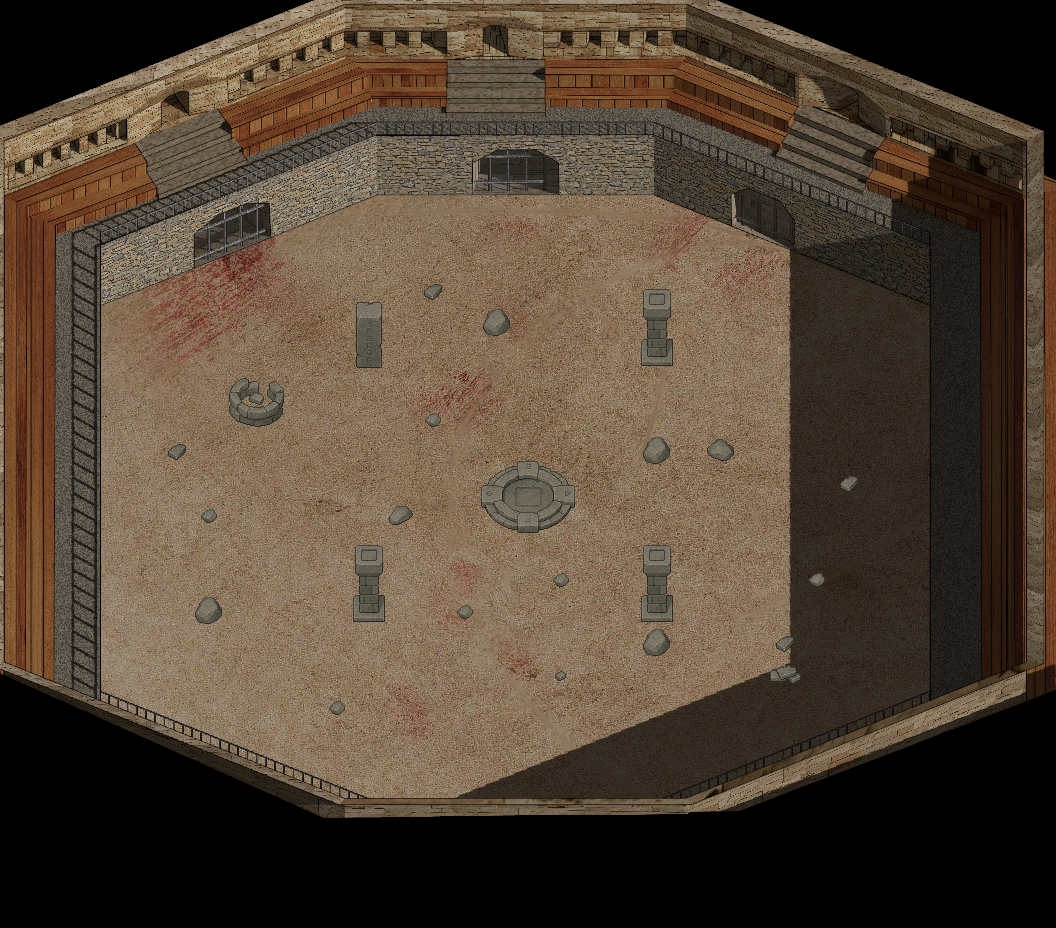

Below is a game level as drawn by its tile map, then a one-line description and the .tmx file that defines it, in full:
An orthogonal 33x29 tile map with 32x32 px tiles, 2 tile layers (fg_tile, bg_tile), 1 image layer and 32 objects (6x enemy, wall, player).

<map version="1.5" tiledversion="1.7.2" orientation="orthogonal" renderorder="right-down" width="33" height="29" tilewidth="32" tileheight="32" infinite="0" nextlayerid="7" nextobjectid="49">
 <tileset firstgid="1" source="arena.tsx" />
 <imagelayer id="2" name="bg_arena" offsetx="-189" offsety="-254">
  <image source="arena.png" width="1400" height="1219" />
 </imagelayer>
 <layer id="1" name="fg_tile" width="33" height="29" offsetx="1" offsety="19.6667">
  <data encoding="csv">
0,0,0,0,0,0,0,0,0,0,0,0,0,0,0,0,0,0,0,0,0,0,0,0,0,0,0,0,0,0,0,0,0,
0,0,0,0,0,0,0,0,0,0,0,0,0,0,0,0,0,0,0,0,0,0,0,0,0,0,0,0,0,0,0,0,0,
0,0,0,0,0,0,0,0,0,0,0,0,0,0,0,0,0,0,0,0,0,0,0,0,0,0,0,0,0,0,0,0,0,
0,0,0,0,0,0,0,0,0,0,0,0,0,0,0,0,0,0,0,0,0,0,0,0,0,0,0,0,0,0,0,0,0,
0,0,0,0,0,0,0,0,0,0,0,0,0,0,0,0,0,0,0,0,0,0,0,0,0,0,0,0,0,0,0,0,0,
0,0,0,0,0,0,0,0,0,0,0,0,0,0,0,0,0,0,0,0,0,0,0,0,0,0,0,0,0,0,0,0,0,
0,113,0,0,0,0,0,0,0,0,0,0,0,0,0,0,0,0,0,0,0,0,0,0,0,0,0,0,0,0,0,0,0,
0,113,113,113,0,0,0,0,0,0,0,0,0,0,0,0,0,0,0,0,130,0,0,0,0,0,0,0,0,0,0,0,0,
0,113,113,113,113,0,0,0,0,0,0,40,0,248,0,0,0,0,0,0,92,0,0,0,0,0,0,0,0,0,0,0,0,
0,113,113,113,113,0,0,0,0,0,0,56,0,0,0,246,0,0,0,0,108,0,0,0,0,0,0,0,0,0,0,0,0,
0,113,113,113,113,0,130,0,0,0,0,72,0,0,0,0,0,0,0,0,124,0,0,0,0,0,0,0,0,0,0,0,0,
0,113,113,113,0,130,0,190,191,0,0,0,0,0,0,0,0,0,0,0,0,0,0,0,0,0,130,0,0,0,0,0,0,
0,113,113,113,0,0,0,206,207,0,0,0,0,242,0,0,0,0,0,0,0,0,0,0,0,0,130,0,0,0,0,0,0,
0,113,113,113,0,248,0,0,0,0,0,0,0,0,0,0,0,0,0,0,246,0,245,0,0,0,0,0,0,0,0,0,0,
0,113,113,113,0,0,0,0,0,0,0,0,0,0,0,0,0,0,0,0,0,0,0,0,0,0,248,0,0,0,0,0,0,
0,113,113,113,0,0,242,0,0,0,0,0,244,0,0,0,0,0,0,0,0,0,0,0,0,0,0,0,0,0,0,0,0,
0,113,113,113,0,0,0,0,0,0,0,92,0,0,0,0,0,0,0,0,92,0,0,0,0,0,0,0,0,0,0,0,0,
0,113,113,113,0,0,0,0,0,0,0,108,0,0,0,0,0,242,0,0,108,0,0,0,0,242,0,0,0,0,0,0,0,
0,0,113,0,0,0,246,0,0,0,0,124,0,0,242,0,0,0,0,0,124,0,0,0,0,0,0,0,0,0,0,0,0,
0,0,0,0,0,0,0,0,0,0,0,0,0,0,0,0,0,0,0,0,246,0,0,0,248,0,0,0,0,0,0,0,0,
0,0,0,0,0,130,0,0,0,0,0,0,0,0,0,0,0,241,0,0,0,0,0,0,250,130,0,0,0,0,0,0,0,
0,0,0,0,0,0,0,0,0,0,242,0,0,0,0,0,0,0,0,0,0,0,0,0,0,0,0,0,0,0,0,0,0,
0,0,0,0,0,0,0,0,0,0,0,0,0,0,0,0,0,0,0,0,0,0,0,0,0,0,0,0,0,0,0,0,0,
0,0,0,0,0,0,0,0,0,0,0,0,0,0,0,0,0,0,130,0,0,0,0,0,0,0,0,0,0,0,0,0,0,
0,0,0,0,0,0,0,0,0,0,0,0,130,0,0,0,0,0,0,0,0,0,0,0,0,0,0,0,0,0,0,0,0,
0,0,0,0,0,0,0,0,0,0,0,0,0,0,0,0,0,0,0,0,0,0,0,0,0,0,0,0,0,0,0,0,0,
0,0,0,0,0,0,0,0,0,0,0,0,0,0,0,0,0,0,0,0,0,0,0,0,0,0,0,0,0,0,0,0,0,
0,0,0,0,0,0,0,0,0,0,0,0,0,0,0,0,0,0,0,0,0,0,0,0,0,0,0,0,0,0,0,0,0,
0,0,0,0,0,0,0,0,0,0,0,0,0,0,0,0,0,0,0,0,0,0,0,0,0,0,0,0,0,0,0,0,0
</data>
 </layer>
 <layer id="6" name="bg_tile" width="33" height="29">
  <data encoding="csv">
0,0,0,0,0,0,0,0,0,0,0,0,0,0,0,0,0,0,0,0,0,0,0,0,0,0,0,0,0,0,0,0,0,
0,0,0,0,0,0,0,0,0,0,0,0,0,0,0,0,0,0,0,0,0,0,0,0,0,0,0,0,0,0,0,0,0,
0,0,0,0,0,0,0,0,0,0,0,0,0,0,0,0,0,0,0,0,0,0,0,0,0,0,0,0,0,0,0,0,0,
0,0,0,0,0,0,0,0,0,0,0,0,0,0,0,0,0,0,0,0,0,0,0,0,0,0,0,0,0,0,0,0,0,
0,0,0,0,0,0,0,0,0,0,0,0,0,0,0,0,0,0,0,0,0,0,0,0,0,0,0,0,0,0,0,0,0,
0,0,0,0,0,0,0,0,0,0,0,0,0,0,0,0,0,0,0,0,0,0,0,0,0,0,0,0,0,0,0,0,0,
0,0,0,0,0,0,0,0,0,0,0,0,0,0,0,0,0,0,0,0,0,0,0,0,0,0,0,0,0,0,0,0,0,
0,0,0,0,0,0,0,0,0,0,0,0,0,0,0,0,0,0,0,0,0,0,0,0,0,0,0,0,0,0,0,0,0,
0,0,0,0,0,0,0,0,0,0,0,0,0,0,0,0,0,0,0,0,0,0,0,0,0,0,0,0,0,0,0,0,0,
0,0,0,0,0,0,0,0,0,0,0,0,0,0,0,0,0,0,0,0,0,0,0,0,0,0,0,0,0,0,0,0,0,
0,0,0,0,0,0,0,0,0,0,0,0,0,0,0,0,0,0,0,0,0,0,0,0,0,0,0,0,0,0,0,0,0,
0,0,0,0,0,0,0,0,0,0,0,0,0,0,0,0,0,0,0,0,0,0,0,0,0,0,0,0,0,0,0,0,0,
0,0,0,0,0,0,0,0,0,0,0,0,0,0,0,0,0,0,0,0,0,0,0,0,0,0,0,0,0,0,0,0,0,
0,0,0,0,0,0,0,0,0,0,0,0,0,0,0,0,0,0,0,0,0,0,0,0,0,0,0,0,0,0,0,0,0,
0,0,0,0,0,0,0,0,0,0,0,0,0,0,0,140,141,142,0,0,0,0,0,0,0,0,0,0,0,0,0,0,0,
0,0,0,0,0,0,0,0,0,0,0,0,0,0,0,156,157,158,0,0,0,0,0,0,0,0,0,0,0,0,0,0,0,
0,0,0,0,0,0,0,0,0,0,0,0,0,0,0,172,173,174,0,0,0,0,0,0,0,0,0,0,0,0,0,0,0,
0,0,0,0,0,0,0,0,0,0,0,0,0,0,0,0,0,0,0,0,0,0,0,0,0,0,0,0,0,0,0,0,0,
0,0,0,0,0,0,0,0,0,0,0,0,0,0,0,0,0,0,0,0,0,0,0,0,0,0,0,0,0,0,0,0,0,
0,0,0,0,0,0,0,0,0,0,0,0,0,0,0,0,0,0,0,0,0,0,0,0,0,0,0,0,0,0,0,0,0,
0,0,0,0,0,0,0,0,0,0,0,0,0,0,0,0,0,0,0,0,0,0,0,0,0,0,0,0,0,0,0,0,0,
0,0,0,0,0,0,0,0,0,0,0,0,0,0,0,0,0,0,0,0,0,0,0,0,0,0,0,0,0,0,0,0,0,
0,0,0,0,0,0,0,0,0,0,0,0,0,0,0,0,0,0,0,0,0,0,0,0,0,0,0,0,0,0,0,0,0,
0,0,0,0,0,0,0,0,0,0,0,0,0,0,0,0,0,0,0,0,0,0,0,0,0,0,0,0,0,0,0,0,0,
0,0,0,0,0,0,0,0,0,0,0,0,0,0,0,0,0,0,0,0,0,0,0,0,0,0,0,0,0,0,0,0,0,
0,0,0,0,0,0,0,0,0,0,0,0,0,0,0,0,0,0,0,0,0,0,0,0,0,0,0,0,0,0,0,0,0,
0,0,0,0,0,0,0,0,0,0,0,0,0,0,0,0,0,0,0,0,0,0,0,0,0,0,0,0,0,0,0,0,0,
0,0,0,0,0,0,0,0,0,0,0,0,0,0,0,0,0,0,0,0,0,0,0,0,0,0,0,0,0,0,0,0,0,
0,0,0,0,0,0,0,0,0,0,0,0,0,0,0,0,0,0,0,0,0,0,0,0,0,0,0,0,0,0,0,0,0
</data>
 </layer>
 <objectgroup id="5" name="wall">
  <object id="14" name="wall" x="341.886" y="168.521">
   <polygon points="36.2442,25.6483 311.441,24.228 587.073,137.442 587.284,530.123 344.065,627.362 4.1867,628.317 -242.064,529.035 -242.549,135.001" />
  </object>
 </objectgroup>
 <objectgroup id="3" name="col">
  <object id="4" x="352.667" y="339.658" width="32.6667" height="29.9697" />
  <object id="5" x="641.167" y="337.992" width="31.5" height="29.0834" />
  <object id="6" x="353.333" y="593.992" width="32" height="30.1212" />
  <object id="7" x="641.182" y="596.234" width="31.4242" height="27.6364" />
  <object id="8" x="226.667" y="394.052" width="58.6667" height="33.6364" />
  <object id="9" x="193.667" y="602.658" width="27" height="22.25" />
  <object id="10" x="642" y="637.749" width="28.8485" height="20.2425" />
  <object id="11" x="480.667" y="318.242" width="31.67" height="19.42" />
  <object id="12" x="642.417" y="445.161" width="27.9583" height="19.6628" />
  <object id="32" x="774.182" y="640.909" width="20.5455" height="12.3636" />
  <object id="33" x="769.273" y="671.659" width="32.5341" height="13.7046" />
  <object id="34" x="554.438" y="674.756" width="12.125" height="7.68182" />
  <object id="35" x="457.273" y="610.09" width="15.7273" height="10.4545" />
  <object id="36" x="552" y="577.364" width="17.5455" height="10.9091" />
  <object id="38" x="386.818" y="511.273" width="27.5454" height="15.3636" />
  <object id="39" x="200" y="511.83" width="17.125" height="11.2955" />
  <object id="40" x="167.625" y="446.125" width="18.125" height="14.125" />
  <object id="41" x="423" y="288.864" width="20" height="11.591" />
  <object id="42" x="705.841" y="446.75" width="29.3295" height="16.2841" />
  <object id="43" x="838.727" y="480.909" width="20.1818" height="11.6364" />
  <object id="44" x="808.364" y="578.341" width="17.3636" height="10" />
  <object id="46" x="328.045" y="704.5" width="17.9545" height="11.7727" />
  <object id="47" x="427" y="416.5" height="1" />
  <object id="48" x="424.818" y="417.591" width="16.6818" height="9.90909" />
 </objectgroup>
 <objectgroup color="#de0000" id="4" name="obj">
  <object id="16" name="player" x="515.667" y="472.667" width="27" height="21" />
  <object id="17" name="enemy" x="280" y="333" width="29" height="21" />
  <object id="18" name="enemy" x="267.5" y="539.5" width="29" height="21" />
  <object id="19" name="enemy" x="521.5" y="256.5" width="29" height="21" />
  <object id="20" name="enemy" x="526.5" y="704.5" width="29" height="21" />
  <object id="21" name="enemy" x="741.5" y="357.5" width="29" height="21" />
  <object id="22" name="enemy" x="744.5" y="575.5" width="29" height="21" />
 </objectgroup>
</map>